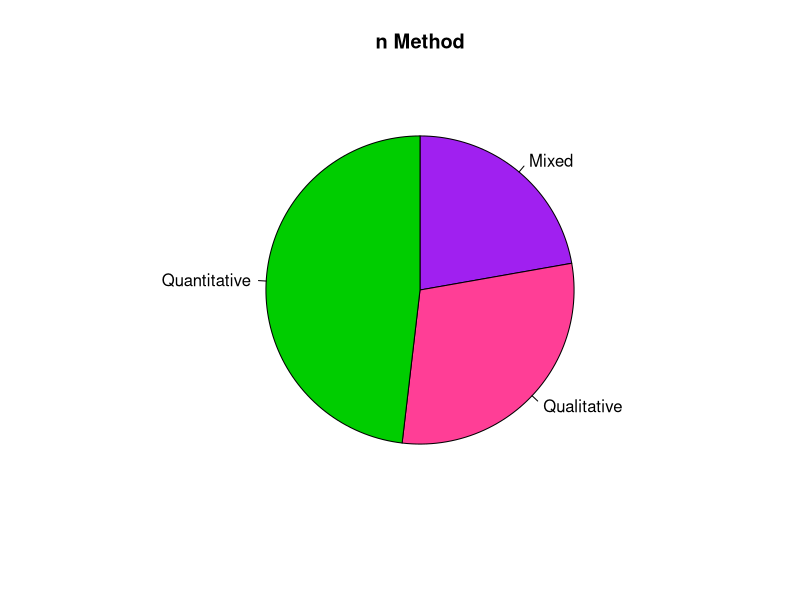
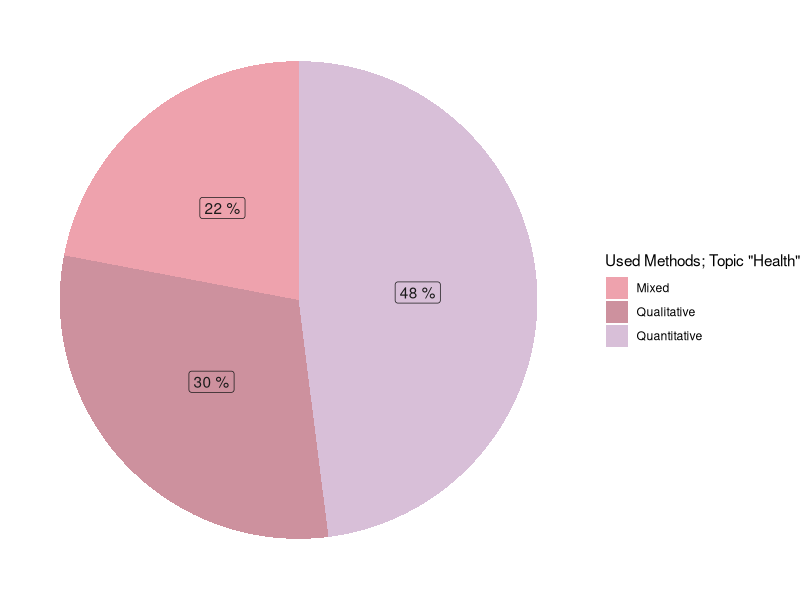

R code for these plots, in order:
### Method extraction for the different topics###

library(readxl)
library(tidyverse)
library(ggplot2)
#library(MetBrewer)

#Use the excel sheet
Thesis <- read_excel("./methods-excel.xlsx", sheet = 1)

### In order to show a plot for the main topics, the topics have to be extracted
### 

#Summary of main topics
Thesis$Main_topic_1
Thesis$Main_topic_2

###############################################################################
#I decided ti use the gather function and have up to two main topics. 
#Else this code would work:

#Sort by Main topics (Main_topic_1) to make a new pie chart
#Nutrition <- Thesis %>% 
#  filter(Main_topic_1 == "Nutrition")
#Show Summary
#Nutrition
#Count "Nutrition" values
#count(Nutrition)

#Now same for second main topic
#Nutrition2 <- Thesis %>% 
#  filter(Main_topic_2 == "Nutrition")
#Nutrition2
###############################################################################

#Use gather function to group two main topics together

Together <- Thesis %>% 
  gather(key = "TopicPart", value = "Topics", c(Main_topic_1, Main_topic_2))

#Filter the topic
# Insert the names Economy,Education,Health,Nutrition,Resources,Safety,Social
#and Time to see the pie chart for the named topic. 

#Within the pie chart you then have to assemble the number of colors: 
#Not all main topic charts have equal numbers of slides.
#For example the main topic Resources does also contain
#methodological studies. The pie chart of Education topics only has 2 colors.

Filtered <- Together %>% 
  filter(Topics == "Health")

count(Filtered)

### Preparation of the method data ###

#So, the first step is to differentiate between NAs
Thesis <- Filtered %>% 
  mutate_all(~replace(., . == "NA", NA))

#Summary of the data with NA
n_method <- Thesis %>% 
  count(Method) 

#Summary of the data without NA
n_method <- na.omit(n_method)

#Calculation of the percentages of the different used methods 
n_method <- n_method %>%
  mutate(perc = round((n / sum(n) * 100), 0))

#Shows summary of the data. No NA included.
n_method$n
n_method$Method

#To get a percentage (%) sign next to the values:
label <- paste(n_method$perc, "%")

### Pie chart without tidyverse first ###

Method_Extraction <- pie(n_method$n, labels = n_method$Method,
                         main = "n Method", 
                         col = c("purple", "violetred1", "green3",
                                 "cornsilk"), clockwise = TRUE)

### Pie chart with tidyverse ###
# To adjust to different topics, change the number of "grey10" as the color of 
#labels for each slice. 

cols <- c("Quantitative" = "thistle", "Qualitative" = "pink3",
          "Mixed" = "lightpink2")
Method_Extraction <- n_method %>% 
  ggplot(aes(x = "", y =perc, fill = Method)) +
  geom_col() +
  geom_label(aes(label = label), color = c("gray10","gray10","gray10"), 
             position = position_stack(vjust = 0.5),
             show.legend = FALSE) +
  guides(fill = guide_legend(title = 'Used Methods; Topic "Health"')) +
  coord_polar(theta = "y")+
  theme_void()+
  scale_fill_manual(values = cols)

#Show the plot:
Method_Extraction

#Alternative colors to insert above fo a single graphic:
#scale_fill_manual(values = met.brewer("Cassatt2")[1:3])

